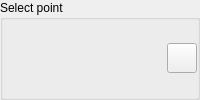
                   <widget class="QGroupBox" name="groupBox_3">
                    <property name="sizePolicy">
                     <sizepolicy hsizetype="Fixed" vsizetype="Preferred">
                      <horstretch>0</horstretch>
                      <verstretch>0</verstretch>
                     </sizepolicy>
                    </property>
                    <property name="minimumSize">
                     <size>
                      <width>150</width>
                      <height>0</height>
                     </size>
                    </property>
                    <property name="toolTip">
                     <string/>
                    </property>
                    <property name="autoFillBackground">
                     <bool>false</bool>
                    </property>
                    <property name="title">
                     <string>Select point</string>
                    </property>
                    <property name="flat">
                     <bool>true</bool>
                    </property>
                    <layout class="QVBoxLayout" name="verticalLayout_8">
                     <property name="spacing">
                      <number>-1</number>
                     </property>
                     <property name="leftMargin">
                      <number>0</number>
                     </property>
                     <property name="topMargin">
                      <number>0</number>
                     </property>
                     <property name="rightMargin">
                      <number>0</number>
                     </property>
                     <property name="bottomMargin">
                      <number>0</number>
                     </property>
                     <item>
                      <layout class="QHBoxLayout" name="horizontalLayout_27">
                       <property name="spacing">
                        <number>0</number>
                       </property>
                       <item>
                        <layout class="QVBoxLayout" name="verticalLayout_19">
                         <property name="spacing">
                          <number>5</number>
                         </property>
                         <item>
                          <layout class="QHBoxLayout" name="horizontalLayout_25">
                           <item>
                            <widget class="QPushButton" name="pb_choose_point">
                             <property name="sizePolicy">
                              <sizepolicy hsizetype="Fixed" vsizetype="Fixed">
                               <horstretch>0</horstretch>
                               <verstretch>0</verstretch>
                              </sizepolicy>
                             </property>
                             <property name="minimumSize">
                              <size>
                               <width>0</width>
                               <height>0</height>
                              </size>
                             </property>
                             <property name="maximumSize">
                              <size>
                               <width>30</width>
                               <height>30</height>
                              </size>
                             </property>
                             <property name="toolTip">
                              <string>Select point</string>
                             </property>
                             <property name="autoFillBackground">
                              <bool>false</bool>
                             </property>
                             <property name="styleSheet">
                              <string notr="true">QPushButton:hover {
    border: 1px solid #bbb;
}

</string>
                             </property>
                             <property name="text">
                              <string/>
                             </property>
                             <property name="icon">
                              <iconset>
                               <normaloff>:/icons/icons/select_point.svg</normaloff>:/icons/icons/select_point.svg</iconset>
                             </property>
                             <property name="iconSize">
                              <size>
                               <width>20</width>
                               <height>20</height>
                              </size>
                             </property>
                             <property name="checkable">
                              <bool>true</bool>
                             </property>
                             <property name="flat">
                              <bool>true</bool>
                             </property>
                            </widget>
                           </item>
                           <item>
                            <widget class="QPushButton" name="pb_set_reference">
                             <property name="enabled">
                              <bool>true</bool>
                             </property>
                             <property name="sizePolicy">
                              <sizepolicy hsizetype="Fixed" vsizetype="Fixed">
                               <horstretch>0</horstretch>
                               <verstretch>0</verstretch>
                              </sizepolicy>
                             </property>
                             <property name="minimumSize">
                              <size>
                               <width>0</width>
                               <height>0</height>
                              </size>
                             </property>
                             <property name="maximumSize">
                              <size>
                               <width>30</width>
                               <height>30</height>
                              </size>
                             </property>
                             <property name="toolTip">
                              <string>Select reference point</string>
                             </property>
                             <property name="autoFillBackground">
                              <bool>false</bool>
                             </property>
                             <property name="styleSheet">
                              <string notr="true">QPushButton:hover {
    border: 1px solid #bbb;
}
</string>
                             </property>
                             <property name="text">
                              <string/>
                             </property>
                             <property name="icon">
                              <iconset>
                               <normaloff>:/icons/icons/select_select_reference.svg</normaloff>:/icons/icons/select_select_reference.svg</iconset>
                             </property>
                             <property name="iconSize">
                              <size>
                               <width>20</width>
                               <height>20</height>
                              </size>
                             </property>
                             <property name="checkable">
                              <bool>true</bool>
                             </property>
                             <property name="flat">
                              <bool>true</bool>
                             </property>
                            </widget>
                           </item>
                          </layout>
                         </item>
                         <item>
                          <layout class="QHBoxLayout" name="horizontalLayout_26">
                           <item>
                            <widget class="QPushButton" name="pb_choose_polygon">
                             <property name="enabled">
                              <bool>true</bool>
                             </property>
                             <property name="sizePolicy">
                              <sizepolicy hsizetype="Fixed" vsizetype="Fixed">
                               <horstretch>0</horstretch>
                               <verstretch>0</verstretch>
                              </sizepolicy>
                             </property>
                             <property name="minimumSize">
                              <size>
                               <width>0</width>
                               <height>0</height>
                              </size>
                             </property>
                             <property name="maximumSize">
                              <size>
                               <width>40</width>
                               <height>40</height>
                              </size>
                             </property>
                             <property name="toolTip">
                              <string>Draw polygon for point selection</string>
                             </property>
                             <property name="styleSheet">
                              <string notr="true">QPushButton:hover {
    border: 1px solid #bbb;
}

</string>
                             </property>
                             <property name="text">
                              <string/>
                             </property>
                             <property name="icon">
                              <iconset>
                               <normaloff>:/icons/icons/polygon_selection.png</normaloff>:/icons/icons/polygon_selection.png</iconset>
                             </property>
                             <property name="iconSize">
                              <size>
                               <width>20</width>
                               <height>20</height>
                              </size>
                             </property>
                             <property name="checkable">
                              <bool>true</bool>
                             </property>
                             <property name="flat">
                              <bool>true</bool>
                             </property>
                            </widget>
                           </item>
                           <item>
                            <widget class="QPushButton" name="pb_set_reference_polygon">
                             <property name="enabled">
                              <bool>true</bool>
                             </property>
                             <property name="sizePolicy">
                              <sizepolicy hsizetype="Fixed" vsizetype="Fixed">
                               <horstretch>0</horstretch>
                               <verstretch>0</verstretch>
                              </sizepolicy>
                             </property>
                             <property name="minimumSize">
                              <size>
                               <width>0</width>
                               <height>0</height>
                              </size>
                             </property>
                             <property name="maximumSize">
                              <size>
                               <width>40</width>
                               <height>40</height>
                              </size>
                             </property>
                             <property name="toolTip">
                              <string>Draw polygon for reference points</string>
                             </property>
                             <property name="styleSheet">
                              <string notr="true">QPushButton:hover {
    border: 1px solid #bbb;
}

</string>
                             </property>
                             <property name="text">
                              <string/>
                             </property>
                             <property name="icon">
                              <iconset>
                               <normaloff>:/icons/icons/polygon_reference_selection.png</normaloff>:/icons/icons/polygon_reference_selection.png</iconset>
                             </property>
                             <property name="iconSize">
                              <size>
                               <width>20</width>
                               <height>20</height>
                              </size>
                             </property>
                             <property name="checkable">
                              <bool>true</bool>
                             </property>
                             <property name="flat">
                              <bool>true</bool>
                             </property>
                            </widget>
                           </item>
                          </layout>
                         </item>
                        </layout>
                       </item>
                       <item>
                        <spacer name="horizontalSpacer">
                         <property name="toolTip">
                          <string/>
                         </property>
                         <property name="orientation">
                          <enum>Qt::Horizontal</enum>
                         </property>
                         <property name="sizeHint" stdset="0">
                          <size>
                           <width>40</width>
                           <height>20</height>
                          </size>
                         </property>
                        </spacer>
                       </item>
                       <item>
                        <layout class="QVBoxLayout" name="verticalLayout_20">
                         <property name="spacing">
                          <number>5</number>
                         </property>
                         <item>
                          <widget class="QPushButton" name="pb_reset_reference">
                           <property name="sizePolicy">
                            <sizepolicy hsizetype="Fixed" vsizetype="Fixed">
                             <horstretch>0</horstretch>
                             <verstretch>0</verstretch>
                            </sizepolicy>
                           </property>
                           <property name="minimumSize">
                            <size>
                             <width>0</width>
                             <height>0</height>
                            </size>
                           </property>
                           <property name="maximumSize">
                            <size>
                             <width>30</width>
                             <height>30</height>
                            </size>
                           </property>
                           <property name="toolTip">
                            <string>Reset reference point</string>
                           </property>
                           <property name="text">
                            <string/>
                           </property>
                           <property name="icon">
                            <iconset>
                             <normaloff>:/icons/icons/select_reset_reference.svg</normaloff>:/icons/icons/select_reset_reference.svg</iconset>
                           </property>
                           <property name="iconSize">
                            <size>
                             <width>20</width>
                             <height>20</height>
                            </size>
                           </property>
                          </widget>
                         </item>
                        </layout>
                       </item>
                      </layout>
                     </item>
                    </layout>
                   </widget>
